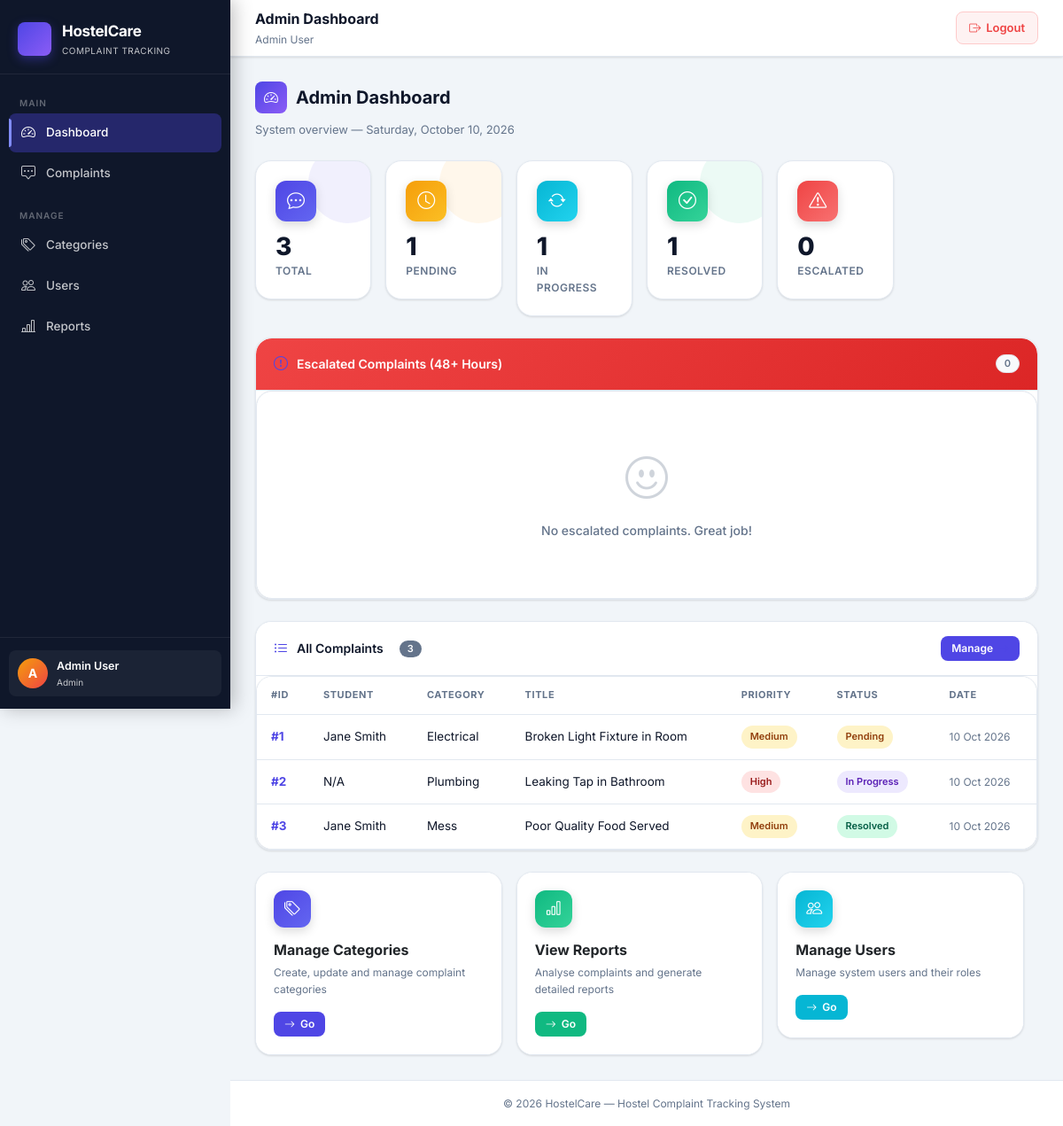
Page /admin/dashboard.php (signed in) on the committed database.
### tables this page shows
CREATE TABLE IF NOT EXISTS complaints (
  complaint_id INT PRIMARY KEY AUTO_INCREMENT,
  student_id INT NOT NULL,
  category_id INT NOT NULL,
  title VARCHAR(150) NOT NULL,
  description TEXT NOT NULL,
  image_path VARCHAR(255),
  priority ENUM('low','medium','high') DEFAULT 'medium',
  status ENUM('pending','assigned','in_progress','resolved','closed') DEFAULT 'pending',
  created_at DATETIME DEFAULT CURRENT_TIMESTAMP,
  updated_at DATETIME DEFAULT CURRENT_TIMESTAMP ON UPDATE CURRENT_TIMESTAMP,
  FOREIGN KEY (student_id) REFERENCES users(user_id) ON DELETE CASCADE ON UPDATE CASCADE,
  FOREIGN KEY (category_id) REFERENCES categories(category_id) ON DELETE RESTRICT ON UPDATE CASCADE,
  INDEX idx_student (student_id),
  INDEX idx_category (category_id),
  INDEX idx_status (status),
  INDEX idx_priority (priority),
  INDEX idx_created_at (created_at)
);

CREATE TABLE IF NOT EXISTS users (
  user_id INT PRIMARY KEY AUTO_INCREMENT,
  name VARCHAR(100) NOT NULL,
  email VARCHAR(100) NOT NULL UNIQUE,
  password_hash VARCHAR(255) NOT NULL,
  role ENUM('admin','staff','student') NOT NULL DEFAULT 'student',
  room_no VARCHAR(10),
  phone VARCHAR(15),
  created_at DATETIME DEFAULT CURRENT_TIMESTAMP,
  updated_at DATETIME DEFAULT CURRENT_TIMESTAMP ON UPDATE CURRENT_TIMESTAMP,
  INDEX idx_email (email),
  INDEX idx_role (role)
);

CREATE TABLE IF NOT EXISTS categories (
  category_id INT PRIMARY KEY AUTO_INCREMENT,
  name VARCHAR(50) NOT NULL UNIQUE,
  assigned_staff_id INT NOT NULL,
  created_at DATETIME DEFAULT CURRENT_TIMESTAMP,
  updated_at DATETIME DEFAULT CURRENT_TIMESTAMP ON UPDATE CURRENT_TIMESTAMP,
  FOREIGN KEY (assigned_staff_id) REFERENCES users(user_id) ON DELETE RESTRICT ON UPDATE CASCADE,
  INDEX idx_staff (assigned_staff_id)
);

### includes/auth.php (called while the page is built, shortened)
<?php
function isLoggedIn() {
    return isset($_SESSION['user_id']) && isset($_SESSION['role']);
}
function currentUser() {
    return $_SESSION;
}
?>

### admin/dashboard.php (the view, shortened to what this page needs)
<?php
require_once __DIR__ . '/../includes/auth.php';
$pageTitle = 'Admin Dashboard';
include __DIR__ . '/../includes/header.php';
$db = getDB();
try {
    $totalStmt = $db->prepare("SELECT COUNT(*) as count FROM complaints");
    $totalStmt->execute();
    $totalComplaints = $totalStmt->fetch()['count'] ?? 0;
    $pendingStmt = $db->prepare("SELECT COUNT(*) as count FROM complaints WHERE status = 'pending'");
    $pendingStmt->execute();
    $pendingComplaints = $pendingStmt->fetch()['count'] ?? 0;
    $progressStmt = $db->prepare("SELECT COUNT(*) as count FROM complaints WHERE status = 'in_progress'");
    $progressStmt->execute();
    $inProgressComplaints = $progressStmt->fetch()['count'] ?? 0;
    $resolvedStmt = $db->prepare("SELECT COUNT(*) as count FROM complaints WHERE status = 'resolved'");
    $resolvedStmt->execute();
    $resolvedComplaints = $resolvedStmt->fetch()['count'] ?? 0;
    $escalatedStmt = $db->prepare("
        SELECT COUNT(*) as count FROM complaints
        WHERE (status = 'pending' OR status = 'in_progress')
        AND created_at < DATE_SUB(NOW(), INTERVAL 48 HOUR)
    ");
    $escalatedStmt->execute();
    $escalatedComplaints = $escalatedStmt->fetch()['count'] ?? 0;
    $escalatedTableStmt = $db->prepare("
        SELECT
            c.complaint_id,
            u.name as student_name,
            cat.name as category,
            c.title,
            ROUND(HOUR(TIMEDIFF(NOW(), c.created_at))) as hours_pending,
            c.status
        FROM complaints c
        LEFT JOIN users u ON c.student_id = u.user_id
        LEFT JOIN categories cat ON c.category_id = cat.category_id
        WHERE (c.status = 'pending' OR c.status = 'in_progress')
        AND c.created_at < DATE_SUB(NOW(), INTERVAL 48 HOUR)
        ORDER BY c.created_at ASC
    ");
    $escalatedTableStmt->execute();
    $escalatedList = $escalatedTableStmt->fetchAll() ?? [];
    $recentStmt = $db->prepare("
        SELECT
            c.complaint_id,
            u.name as student_name,
            cat.name as category,
            c.title,
            c.priority,
            c.status,
            c.created_at
        FROM complaints c
        LEFT JOIN users u ON c.student_id = u.user_id
        LEFT JOIN categories cat ON c.category_id = cat.category_id
        ORDER BY c.created_at DESC
    ");
    $recentStmt->execute();
    $recentComplaints = $recentStmt->fetchAll() ?? [];
} catch (PDOException $e) {
    $totalComplaints = 0;
    $pendingComplaints = 0;
    $inProgressComplaints = 0;
    $resolvedComplaints = 0;
    $escalatedComplaints = 0;
    $escalatedList = [];
    $recentComplaints = [];
}
?>
<div class="page-header">
    <h4><i class="bi bi-speedometer2"></i>Admin Dashboard</h4>
    <p>System overview &mdash; <?= date('l, F j, Y') ?></p>
</div>
<div class="row g-3 mb-4">
    <div class="col-6 col-md-4 col-lg-2">
        <div class="stat-card primary">
            <div class="stat-icon primary"><i class="bi bi-chat-dots"></i></div>
            <div class="stat-value"><?= $totalComplaints ?></div>
            <div class="stat-label">Total</div>
        </div>
    </div>
    <div class="col-6 col-md-4 col-lg-2">
        <div class="stat-card warning">
            <div class="stat-icon warning"><i class="bi bi-clock"></i></div>
            <div class="stat-value"><?= $pendingComplaints ?></div>
            <div class="stat-label">Pending</div>
        </div>
    </div>
    <div class="col-6 col-md-4 col-lg-2">
        <div class="stat-card accent">
            <div class="stat-icon accent"><i class="bi bi-arrow-repeat"></i></div>
            <div class="stat-value"><?= $inProgressComplaints ?></div>
            <div class="stat-label">In Progress</div>
        </div>
    </div>
    <div class="col-6 col-md-4 col-lg-2">
        <div class="stat-card success">
            <div class="stat-icon success"><i class="bi bi-check-circle"></i></div>
            <div class="stat-value"><?= $resolvedComplaints ?></div>
            <div class="stat-label">Resolved</div>
        </div>
    </div>
    <div class="col-6 col-md-4 col-lg-2">
        <div class="stat-card danger">
            <div class="stat-icon danger"><i class="bi bi-exclamation-triangle"></i></div>
            <div class="stat-value"><?= $escalatedComplaints ?></div>
            <div class="stat-label">Escalated</div>
        </div>
    </div>
</div>
<div class="card mb-4">
    <div class="card-header" style="background:linear-gradient(135deg,#ef4444,#dc2626);color:#fff">
        <i class="bi bi-exclamation-circle"></i>
        Escalated Complaints (48+ Hours)
        <span class="badge bg-light text-danger ms-auto"><?= count($escalatedList) ?></span>
    </div>
    <div class="table-wrapper">
        <?php if (empty($escalatedList)): ?>
        <div class="empty-state"><i class="bi bi-emoji-smile"></i><h6>No escalated complaints. Great job!</h6></div>
        <?php endif; ?>
    </div>
</div>
<div class="card mb-4">
    <div class="card-header">
        <i class="bi bi-list-ul"></i> All Complaints
        <span class="badge bg-secondary ms-2"><?= count($recentComplaints) ?></span>
        <a href="<?= BASE_URL ?>/admin/complaints.php" class="btn btn-sm btn-primary ms-auto">Manage <i class="bi bi-arrow-right"></i></a>
    </div>
    <div class="table-wrapper">
        <?php if (empty($recentComplaints)): ?>
        <div class="empty-state"><i class="bi bi-inbox"></i><h6>No complaints yet.</h6></div>
        <?php else: ?>
        <table class="table">
            <thead><tr><th>#ID</th><th>Student</th><th>Category</th><th>Title</th><th>Priority</th><th>Status</th><th>Date</th></tr></thead>
            <tbody>
            <?php foreach ($recentComplaints as $c):
                $isEsc = in_array($c['status'],['pending','assigned']) && (strtotime('now') - strtotime($c['created_at'])) > 48*3600;
            ?>
            <tr class="<?= $isEsc ? 'escalated-row' : '' ?>">
                <td class="fw-bold text-primary">#<?= $c['complaint_id'] ?></td>
                <td><?= htmlspecialchars($c['student_name'] ?? 'N/A') ?></td>
                <td><?= htmlspecialchars($c['category'] ?? 'N/A') ?></td>
                <td><?= htmlspecialchars(substr($c['title'], 0, 45)) ?><?= $isEsc ? ' <span class="escalated-badge ms-1"><i class="bi bi-alarm"></i>Esc</span>' : '' ?></td>
                <td><span class="priority-badge priority-<?= $c['priority'] ?>"><?= ucfirst($c['priority']) ?></span></td>
                <td><span class="status-badge status-<?= $c['status'] ?>"><?= ucfirst(str_replace('_',' ',$c['status'])) ?></span></td>
                <td class="text-muted small"><?= date('d M Y', strtotime($c['created_at'])) ?></td>
            </tr>
            <?php endforeach; ?>
            </tbody>
        </table>
        <?php endif; ?>
    </div>
</div>
<div class="row g-3">
    <div class="col-md-4">
        <div class="card">
            <div class="card-body">
                <div class="stat-icon primary mb-3" style="width:42px;height:42px;font-size:18px"><i class="bi bi-tags"></i></div>
                <h6 style="font-weight:700;margin-bottom:6px">Manage Categories</h6>
                <p class="text-muted small mb-3">Create, update and manage complaint categories</p>
                <a href="<?= BASE_URL ?>/admin/categories.php" class="btn btn-primary btn-sm"><i class="bi bi-arrow-right"></i> Go</a>
            </div>
        </div>
    </div>
    <div class="col-md-4">
        <div class="card">
            <div class="card-body">
                <div class="stat-icon success mb-3" style="width:42px;height:42px;font-size:18px"><i class="bi bi-bar-chart"></i></div>
                <h6 style="font-weight:700;margin-bottom:6px">View Reports</h6>
                <p class="text-muted small mb-3">Analyse complaints and generate detailed reports</p>
                <a href="<?= BASE_URL ?>/admin/reports.php" class="btn btn-success btn-sm"><i class="bi bi-arrow-right"></i> Go</a>
            </div>
        </div>
    </div>
    <div class="col-md-4">
        <div class="card">
            <div class="card-body">
                <div class="stat-icon accent mb-3" style="width:42px;height:42px;font-size:18px"><i class="bi bi-people"></i></div>
                <h6 style="font-weight:700;margin-bottom:6px">Manage Users</h6>
                <p class="text-muted small mb-3">Manage system users and their roles</p>
                <a href="<?= BASE_URL ?>/admin/users.php" class="btn btn-info btn-sm"><i class="bi bi-arrow-right"></i> Go</a>
            </div>
        </div>
    </div>
</div>
<?php include __DIR__ . '/../includes/footer.php'; ?>

### includes/header.php (shortened to what this page needs)
<?php
$user = currentUser();
$role = $user['role'] ?? '';
$uri  = $_SERVER['REQUEST_URI'] ?? '';
function isActive(string $segment): string {
    global $uri;
    return strpos($uri, $segment) !== false ? 'active' : '';
}
?>
<!DOCTYPE html>
<html lang="en">
<head>
    <link rel="stylesheet" href="https://cdn.jsdelivr.net/npm/bootstrap@5.3.3/dist/css/bootstrap.min.css">
    <link rel="stylesheet" href="https://cdn.jsdelivr.net/npm/bootstrap-icons@1.11.3/font/bootstrap-icons.min.css">
    <link rel="stylesheet" href="<?= BASE_URL ?>/assets/css/style.css">
</head>
<body>
<div class="app-shell">
  <aside class="sidebar" id="sidebar">
    <a href="<?= BASE_URL ?>/" class="sidebar-brand">
      <div class="sidebar-brand-icon"><i class="bi bi-shield-check-fill"></i></div>
      <div class="sidebar-brand-name">HostelCare<span>Complaint Tracking</span></div>
    </a>
    <nav class="sidebar-nav">
      <?php if ($role === 'admin'): ?>
        <div class="nav-section-label">Main</div>
        <div class="nav-item">
          <a class="nav-link <?= isActive('admin/dashboard') ?>" href="<?= BASE_URL ?>/admin/dashboard.php">
            <i class="bi bi-speedometer2"></i> Dashboard
          </a>
        </div>
        <div class="nav-item">
          <a class="nav-link <?= isActive('admin/complaints') ?>" href="<?= BASE_URL ?>/admin/complaints.php">
            <i class="bi bi-chat-square-dots"></i> Complaints
          </a>
        </div>
        <div class="nav-section-label" style="margin-top:8px">Manage</div>
        <div class="nav-item">
          <a class="nav-link <?= isActive('admin/categories') ?>" href="<?= BASE_URL ?>/admin/categories.php">
            <i class="bi bi-tags"></i> Categories
          </a>
        </div>
        <div class="nav-item">
          <a class="nav-link <?= isActive('admin/users') ?>" href="<?= BASE_URL ?>/admin/users.php">
            <i class="bi bi-people"></i> Users
          </a>
        </div>
        <div class="nav-item">
          <a class="nav-link <?= isActive('admin/reports') ?>" href="<?= BASE_URL ?>/admin/reports.php">
            <i class="bi bi-bar-chart-line"></i> Reports
          </a>
        </div>
      <?php endif; ?>
    </nav>
    <?php if ($user): ?>
    <div class="sidebar-footer">
      <div class="sidebar-user">
        <div class="sidebar-user-avatar avatar-<?= $role ?>">
          <?= strtoupper(substr($user['name'], 0, 1)) ?>
        </div>
        <div class="sidebar-user-info">
          <div class="sidebar-user-name"><?= htmlspecialchars($user['name']) ?></div>
          <div class="sidebar-user-role"><?= ucfirst($role) ?></div>
        </div>
      </div>
    </div>
    <?php endif; ?>
  </aside>
  <div class="main-content">
    <header class="topbar">
      <div>
        <div class="topbar-title"><?= htmlspecialchars($pageTitle) ?></div>
        <?php if ($role): ?>
        <div class="topbar-subtitle">
          <?= htmlspecialchars($user['name'] ?? '') ?>
        </div>
        <?php endif; ?>
      </div>
      <div class="topbar-actions">
        <a href="<?= BASE_URL ?>/logout.php" class="topbar-logout">
          <i class="bi bi-box-arrow-right"></i> Logout
        </a>
      </div>
    </header>
    <div class="page-content fade-in">

### includes/footer.php (shortened to what this page needs)
    </div>
    <footer class="main-footer">
      &copy; <?= date('Y') ?> HostelCare &mdash; Hostel Complaint Tracking System
    </footer>
  </div>
</div>
</body>
</html>

### rows in the picture
complaints: complaint_id "1", student.name "Jane Smith", category.name "Electrical", title "Broken Light Fixture in Room", priority "Medium", status "Pending", created_at "10 Oct 2026"
complaints: complaint_id "2", student_name "N/A", category.name "Plumbing", title "Leaking Tap in Bathroom", priority "High", status "In Progress", created_at "10 Oct 2026"
complaints: complaint_id "3", student.name "Jane Smith", category.name "Mess", title "Poor Quality Food Served", priority "Medium", status "Resolved", created_at "10 Oct 2026"

### other values in the picture
substr($user['name'], 0, 1) "A"
$user['name'] "Admin User"
$role "Admin"
$pageTitle "Admin Dashboard"
$totalComplaints "3"
$pendingComplaints "1"
$inProgressComplaints "1"
$resolvedComplaints "1"
$escalatedComplaints "0"
count($escalatedList) "0"
count($recentComplaints) "3"
